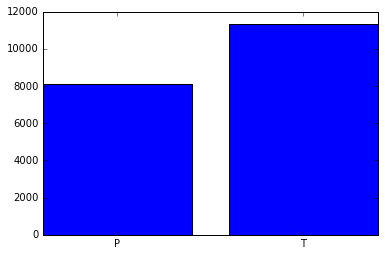
#> input picture code/Feature1.png, 385 x 256 px
$ python -i utils_veolia.py   (imports and definitions only)
#> lines starting #> are read from the running program, lines starting #| are printed output that depends on the picture
import pandas as pd

import matplotlib.pyplot as plt
import numpy as np
import sklearn
from sklearn.metrics import roc_auc_score


from sklearn.preprocessing import normalize
from sklearn.cross_validation import train_test_split
from sklearn.linear_model import LogisticRegression
from sklearn.svm import SVC
from sklearn.metrics import classification_report
from sklearn.cross_validation import StratifiedKFold, StratifiedShuffleSplit

# [57 lines left out: functions score_function, print_repartition, load_data, basic_preprocessing, not called in this run]


def preprocess(dataframe,year=2014, _and= False, _or = False, triple_and = False):
    X = dataframe

    # The relevant value is the age of the pipes
    X['Age'] = year - X['YearConstruction']
    X = X.fillna(3000)

    # How long has it been since last failure
    X['YearsOldLastFailure'] = year - X['YearLastFailureObserved']

    # Categorical data
    dummies_f1 = pd.get_dummies(X['Feature1'])
    dummies_f2 = pd.get_dummies(X['Feature2'])
    dummies_f4 = pd.get_dummies(X['Feature4'])
    X = pd.concat([X, dummies_f1],axis=1)
    X = pd.concat([X, dummies_f2],axis=1)
    X = pd.concat([X, dummies_f4],axis=1)
    # Get the list of corresponding names
    dummies_f1 = pd.get_dummies(X['Feature1']).columns
    dummies_f2 = pd.get_dummies(X['Feature2']).columns
    dummies_f4 = pd.get_dummies(X['Feature4']).columns

    X = X.drop(["YearConstruction","YearLastFailureObserved","Feature1","Feature2","Feature4"],axis=1)

    X['Feature3'] = normalize(X['Feature3']).tolist()[0]
    X['Length'] = normalize(X['Length']).tolist()[0]
    X['Age'] = normalize(X['Age']).tolist()[0]
    X['YearsOldLastFailure'] = normalize(X['YearsOldLastFailure']).tolist()[0]


    if _and:
        col = X.columns[4:]
        for c in col:
            for u in col:
                X[c+u+'and'] = X[c]*X[u]
                if _or:
                    X[c+u+'or'] = [min(1,w) for w in (X[c]+X[u])]
                if triple_and:
                    for w in col:
                        X[c+u+w+'and'] = X[c]*X[u]*X[w]


    #X['Volume'] = X['Length']*X['Feature3']*X['Feature3']


    """if more_features:
      # Compute interesting binary pairs
      for col_name1 in dummies_f1:
        for col_name2 in dummies_f2:
          X[col_name1+col_name2+'and'] = X[col_name1]*X[col_name2]
          X[col_name1+col_name2+'or'] = [min(1,w) for w in (X[col_name1]+X[col_name2])]

        for col_name4 in dummies_f4:
          X[col_name1+col_name4+'and'] = X[col_name1]*X[col_name4]
          X[col_name1+col_name4+'or'] = [min(1,w) for w in (X[col_name1]+X[col_name4])]

      for col_name2 in dummies_f2:
        for col_name4 in dummies_f4:
          X[col_name2+col_name4+'and'] = X[col_name2]*X[col_name4]
          X[col_name2+col_name4+'or'] = [min(1,w) for w in (X[col_name2]+X[col_name4])]

      # Compute interesting binary triplets
      for c in dummies_f1:
        for u in dummies_f2:
          for w in dummies_f4:
            X[c+u+w+'and'] = X[c]*X[u]*X[w]
            X[c+u+w+'or'] = [min(1,w) for w in (X[c]+X[u]+X[w])]"""


    return X


# [57 lines left out: functions preprocess_output, split_train_test_Kfold, split_train_test_stratified_shuffle, data_augmentation_basic, not called in this run]

>>> import cv2
>>> picture = cv2.imread('Feature1.png', cv2.IMREAD_GRAYSCALE)
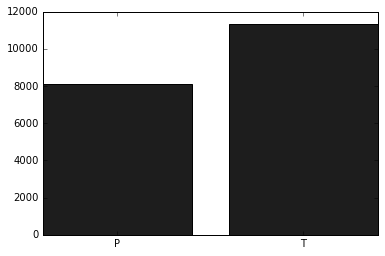
#> picture: shape (256, 385); min 0, max 255, mean 127
>>> result = preprocess(picture)
#> (the run stopped early here; a loop or call above may not have finished)

$ run again, on code/Feature2.png
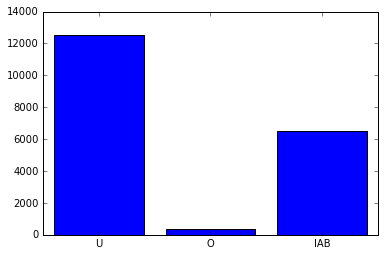
#> input picture code/Feature2.png, 385 x 256 px
#> `picture = cv2.imread('Feature1.png', cv2.IMREAD_GRAYSCALE)`:
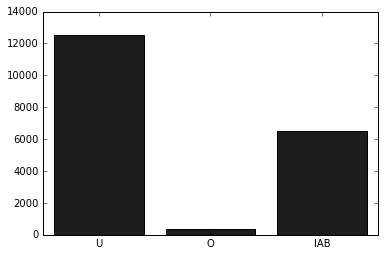
#> picture: shape (256, 385); min 0, max 255, mean 185.6

$ run again, on code/Feature3.png
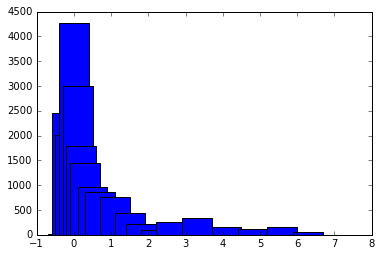
#> input picture code/Feature3.png, 381 x 256 px
#> `picture = cv2.imread('Feature1.png', cv2.IMREAD_GRAYSCALE)`:
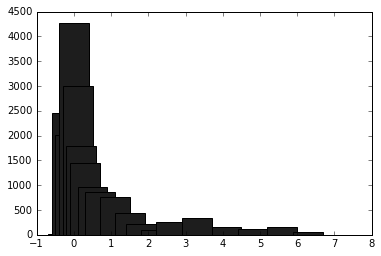
#> picture: shape (256, 381); min 0, max 255, mean 222.2
